Frame 1 (no input): blank canvas, image omitted
Frame 60 (the mouse pressed at the canvas centre just before this capture): blank canvas, image omitted
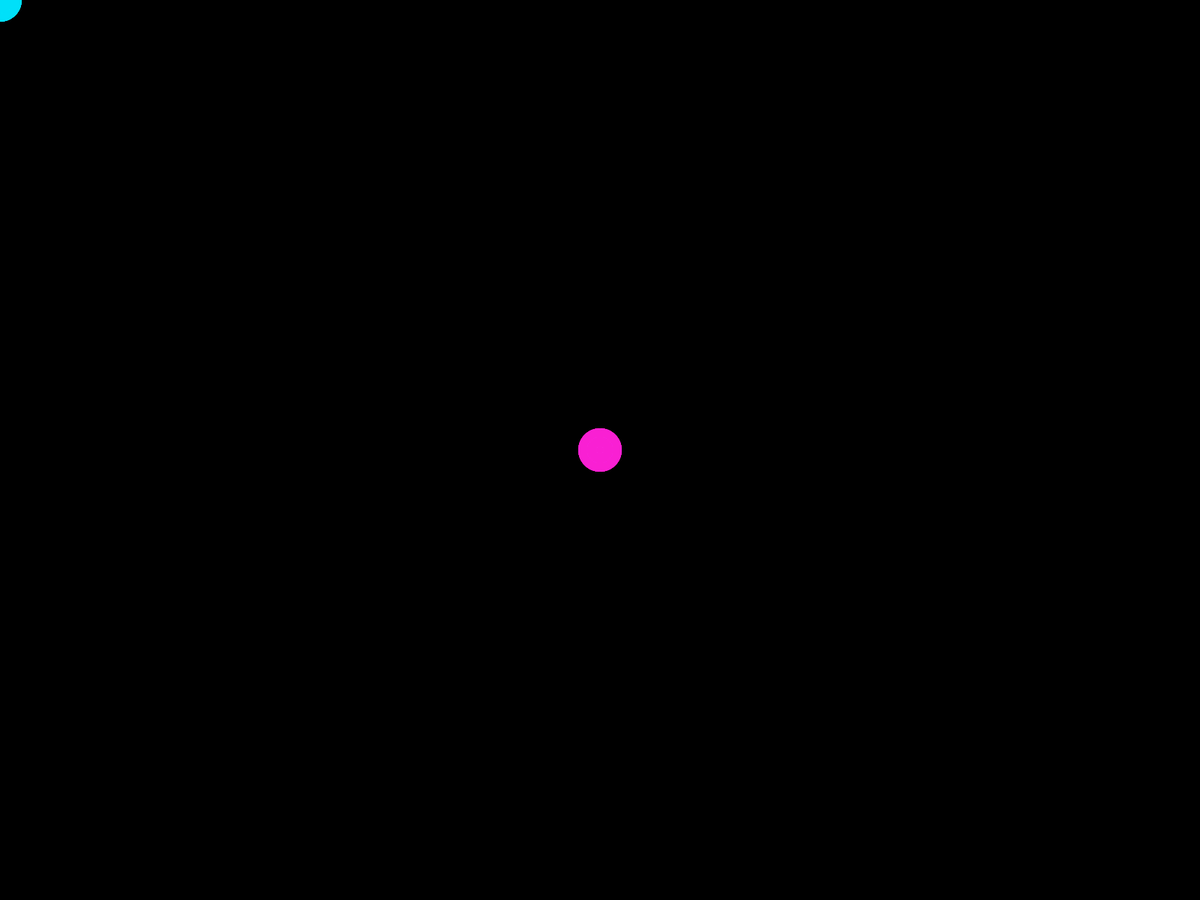
Frame 120 (the mouse held since frame 60 and released just before this capture)

The Processing sketch whose frames 1 and 60 were blank and that drew this single picture after the mouse press (run headless with seeded random() and noise(); from frame 60 on, the mouse is pressed at the canvas centre):

// Processing sketch: Sketch1
// ── Sketch1.pde
void setup(){
fullScreen();
frameRate(20);
background(0);
}
void draw(){
  if(mousePressed){
  fill(#FA23DE,20);
} else{
  fill(0,235,255,20);
  
}
noStroke();
{
ellipse(mouseX,mouseY,58,58);
ellipse(mouseX,mouseY,10,10);
ellipse(mouseX,mouseY,35,35);

}
}
